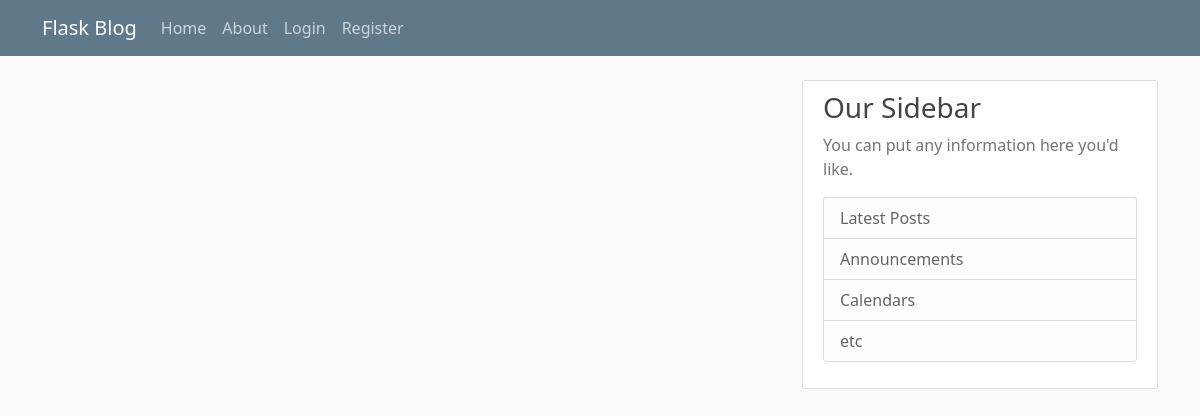
/home, run on an earlier commit of the app's database.
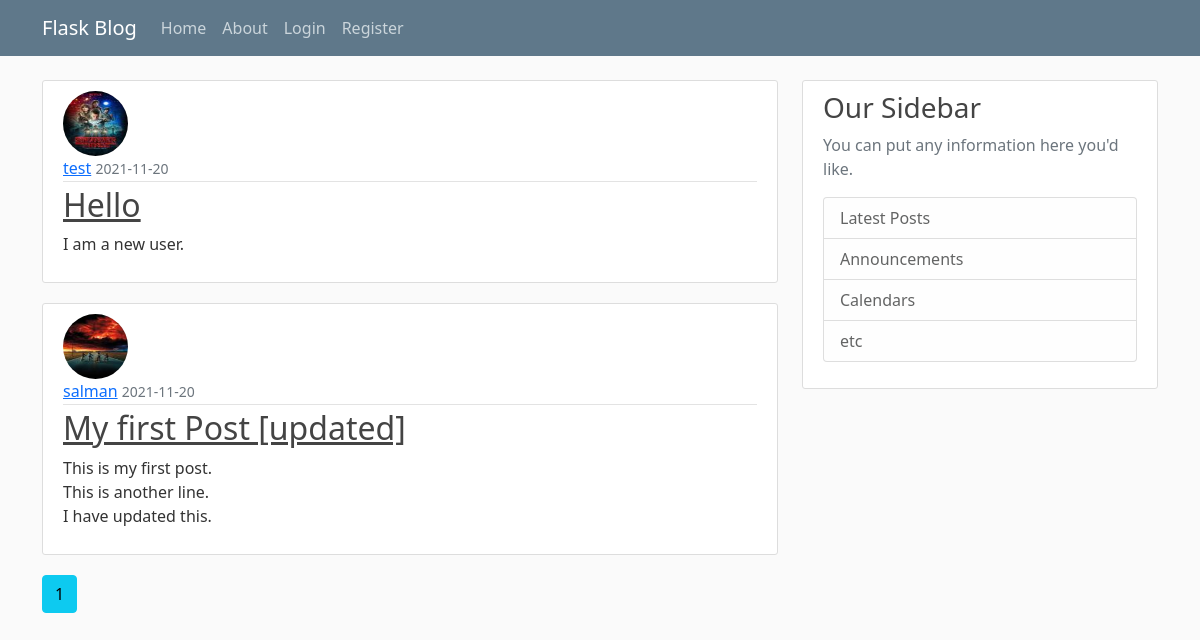
And on a later commit of the database.
### flaskblog/models.py (models this page shows, shortened)
class Post(flaskblog.db.Model):
    id = flaskblog.db.Column(flaskblog.db.Integer, primary_key=True)
    title = flaskblog.db.Column(flaskblog.db.String(100), nullable=False)
    date_posted = flaskblog.db.Column(
        flaskblog.db.DateTime, nullable=False, default=datetime.utcnow)
    content = flaskblog.db.Column(flaskblog.db.Text, nullable=False)
    user_id = flaskblog.db.Column(flaskblog.db.Integer, flaskblog.db.ForeignKey(
        "user.id"), nullable=False)

class User(flaskblog.db.Model, UserMixin):
    id = flaskblog.db.Column(flaskblog.db.Integer, primary_key=True)
    username = flaskblog.db.Column(
        flaskblog.db.String(20), unique=True, nullable=False)
    email = flaskblog.db.Column(
        flaskblog.db.String(120), unique=True, nullable=False)
    image_file = flaskblog.db.Column(
        flaskblog.db.String(20), nullable=False, default="default.jpg")  # going to be hashed
    password = flaskblog.db.Column(flaskblog.db.String(60), nullable=False)
    posts = flaskblog.db.relationship("Post", backref="author", lazy=True)

### flaskblog/main/routes.py (the view)
@main.route("/")
@main.route("/home")
def home() -> str:
    page = flask.request.args.get("page", 1, type=int)
    posts = Post.query.order_by(
        Post.date_posted.desc()).paginate(page=page, per_page=5)
    return flask.render_template("home.html", posts=posts)

### flaskblog/templates/home.html
{% extends "layout.html" %}
{% block content %}
  {% for post in posts.items %}
    <article class="media content-section">
      <img
        class="rounded-circle article-img"
        src="{{url_for('static', filename='profile_pics/' + post.author.image_file)}}"
      />
      <div class="media-body">
        <div class="article-metadata">
          <a class="mr-2" href="{{ url_for('users.user_posts', username=post.author.username) }}">{{ post.author.username }}</a>
          <small class="text-muted"
            >{{ post.date_posted.strftime("%Y-%m-%d") }}</small
          >
        </div>
        <h2><a class="article-title" href="{{url_for('posts.post', post_id=post.id)}}">{{ post.title }}</a></h2>
        <p class="article-content">{{ post.content }}</p>
      </div>
    </article>
  {% endfor %}
  {% for page_num in posts.iter_pages(left_edge=1, right_edge=1, left_current=1, right_current=2) %}
    {% if page_num %}
      {% if posts.page == page_num %}
        <a href="{{ url_for('main.home', page=page_num) }}" class="btn btn-info mb-4">{{ page_num }}</a>
      {% else %}
        <a href="{{ url_for('main.home', page=page_num) }}" class="btn btn-outline-info mb-4">{{ page_num }}</a>
      {% endif %}
    {% else %}
      ...
    {% endif %}
  {% endfor %}
{% endblock content %}

What changed in the data, as far as the page shows it:
added Post: image_file (picture), author.username "test", date_posted "2021-11-20", title "Hello", content "I am a new user."
added Post: image_file (picture), author.username "salman", date_posted "2021-11-20", title "My first Post [updated]", content "This is my first post. This is another line. I have updated this."
Also different on the page:
new list line: "1"
